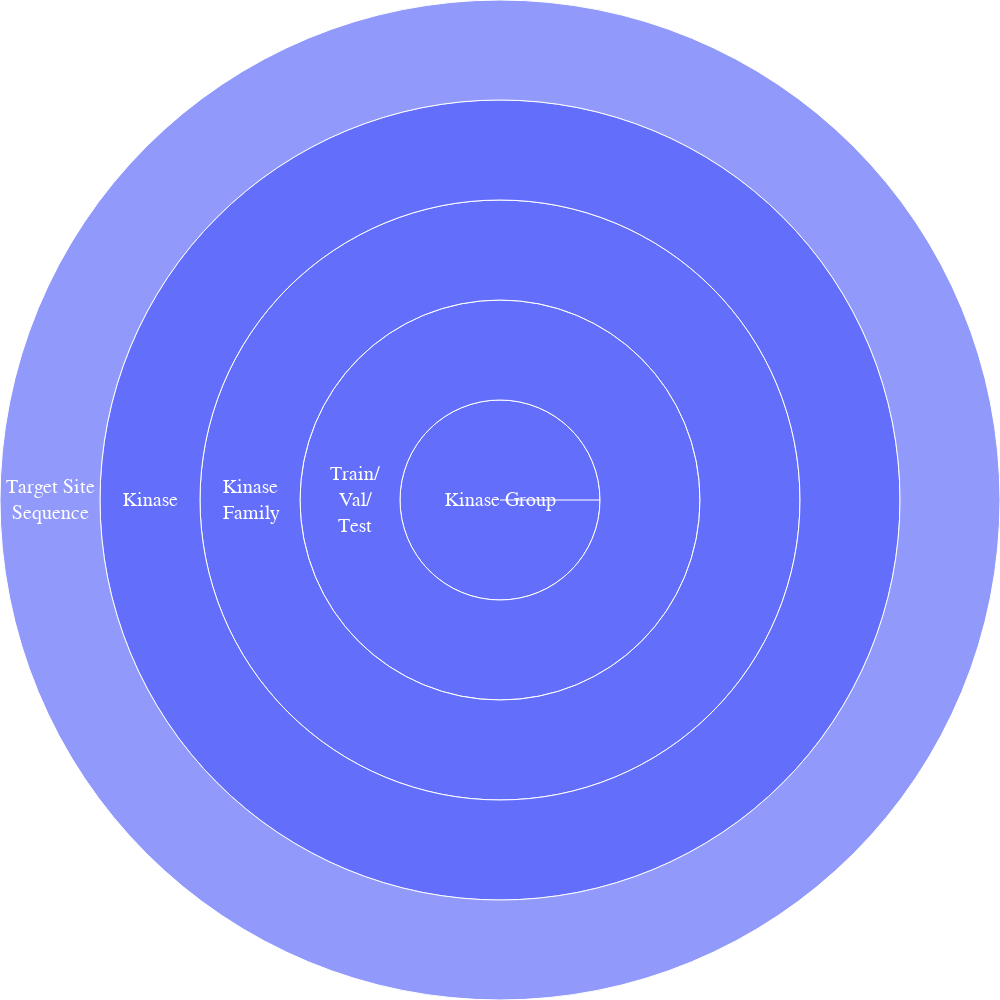

The notebook cell saved with this chart:
### Code cell
import plotly

companion = pd.read_excel("./Onion Explainer.xlsx", sheet_name = "Companion")
fig = go.Figure(go.Sunburst(
    ids=companion['id'],
    labels=companion['labels'],
    parents=companion['parents'],
    values=companion['val'],
    insidetextfont=plotly.graph_objects.sunburst.Insidetextfont(family = 'Palatino', size = 20),
    insidetextorientation = 'radial'
))

fig.update_layout(
    autosize=False,
    width=1000,
    height=1000,
    margin = dict(t=0, l=0, r=0, b=0)
)

fig.show()
f = open("giant_sunburst.svg", "wb")
f.write(fig.to_image(format = 'svg', height = 1000, width = 1000))
f.close()

### Figure 1 — Plotly figure (JSON) as saved in the notebook; plotly's stock layout.template omitted (floating-point values rounded to 4 significant figures)
{"data": [{"ids": ["Kinase Group", "Kinase Group Fill", "Train/<br>Val/<br>Test", "Kinase<br>Family", "Kinase", "Target Site<br>Sequence"], "insidetextfont": {"family": "Palatino", "size": 20}, "insidetextorientation": "radial", "labels": ["Kinase Group", "Kinase Group Fill", "Train/<br>Val/<br>Test", "Kinase<br>Family", "Kinase", "Target Site<br>Sequence"], "parents": [null, null, "Kinase Group", "Train/<br>Val/<br>Test", "Kinase<br>Family", "Kinase"], "type": "sunburst", "values": [0, 0, 0, 0, 0, 1]}], "layout": {"autosize": false, "height": 1000, "margin": {"b": 0, "l": 0, "r": 0, "t": 0}, "width": 1000}}
